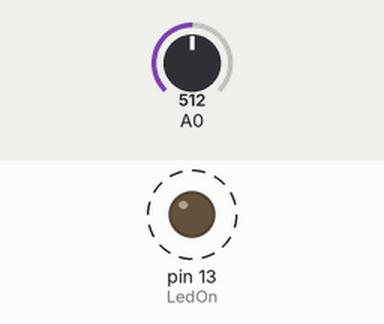
This sketch was run on a simulated Arduino Uno, built with avr-gcc and run on an emulated ATmega328P. Parts: output pins drawn as LEDs (lit = HIGH). Dashed ring = blinking. The test bench sets the inputs (shaded band); at power-on: A0 = 512. What the sketch prints to the serial monitor is not drawn.

Above: at 0.87 s.
1.4 s: A0 set to 0
At 2.7 s:
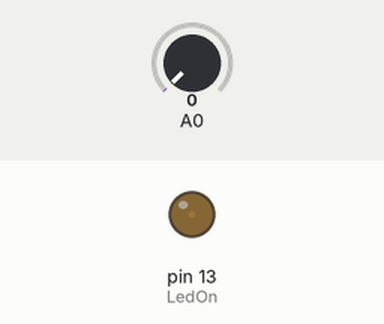
3.0 s: A0 set to 4
At 3.7 s:
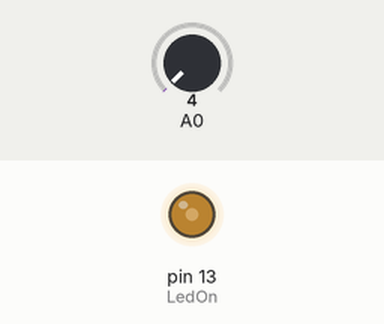
4.5 s: A0 set to 122
At 4.74 s:
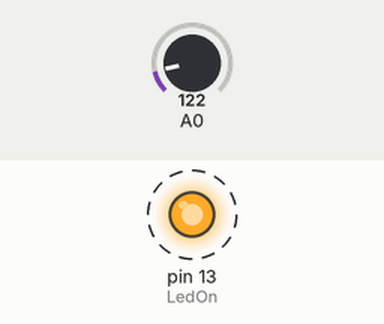
Timing chart, 0 to 13.5 s (numbered marks = the images above; inputs shaded):
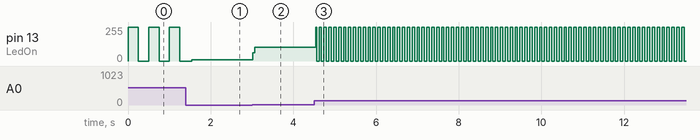

Measured:
- the behaviour switches between 2 and 3 on A0 (found by bisection; images 1 and 2)
- after the input at 3.0 s, pin 13 (LedOn): 10/255 → 104/255 at once
- after the input at 4.5 s, pin 13 (LedOn): alternates 255/255 for 0.06 s and 0/255 for 0.06 s, starting at once

The sketch:

BlinkFasterVariableResistor.ino
```cpp
float vol;
int LedOn = 13;
int t;

void setup() {
  pinMode(A0, INPUT);
  Serial.begin(115200);
  pinMode(LedOn, OUTPUT);
}
void loop() {
  vol = analogRead(A0);
  double voltage = (double(vol)*5.0)/1023;
  Serial.println(voltage);
  digitalWrite(13, HIGH);
  t = voltage * 100;
  delay(t);
  digitalWrite(13, LOW);
  delay(t);

}
```
